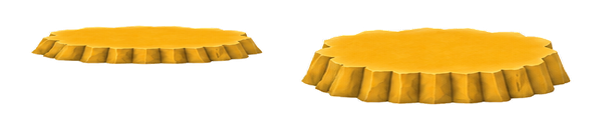
#> input picture addons/beep_game_builder_cs/generated/mountains/low_poly_sandstone/authored_prefabs/modular_front_2_5d/manual_step_plate_sheet.png, 602 x 132 px, given in place of meadow_hill_plate_family_raw.png, which was not available
$ python prepare_low_poly_modular_mountain_families.py
#> lines starting #> are read from the running program, lines starting #| are printed output that depends on the picture; after the words box and inside, x2 and y2 are one past the last pixel; in counts of white or black regions, pixels touching at a corner belong together; pictures that were not available may be replaced by others from this repository, and a replacement may not be noted
#> in build_family, plate_source is the input picture: PIL image 602x132 RGBA; mean R, G, B, A 75.7, 56.7, 17.3, 79.4
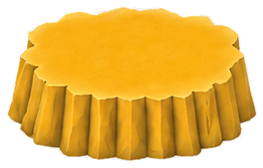
#> input picture addons/beep_game_builder_cs/generated/mountains/low_poly_sandstone/authored_prefabs/modular_front_2_5d/plate_top.png, 263 x 168 px, given in place of meadow_hill_ramp_family_raw.png, which was not available
#> in build_family, ramp_source is the input picture: PIL image 263x168 RGBA; mean R, G, B, A 162.6, 118.7, 27.5, 184.4
### tools/prepare_low_poly_modular_mountain_themes.py
from __future__ import annotations

import json
from pathlib import Path

import cv2
import numpy as np
from PIL import Image, ImageOps

from prepare_low_poly_modular_mountain_prefabs import RAW_DIR, create_one_level_sheet
from prepare_low_poly_transition_prefab import PROJECT_ROOT, create_preview, largest_component


OUTPUT_ROOT = (
    PROJECT_ROOT
    / "addons/beep_game_builder_cs/generated/mountains/low_poly_sandstone/authored_prefabs/modular_themes"
)
CATALOG_PATH = OUTPUT_ROOT / "modular_mountain_theme_catalog.json"
STYLE_ID = "mountain_prefab_1"
STYLE_LABEL = "Mountain Prefab 1"
SMALL_RAMP_WIDTH_RATIO = 0.19
RAMP_RUN_SCALE = 0.72
SOCKET_PROFILES = {
    "grass_granite": {
        "entry_left": (0.230, 0.750), "entry_front": (0.500, 0.840), "entry_right": (0.770, 0.750),
        "level_0_to_1_left": (0.350, 0.440), "level_0_to_1_right": (0.650, 0.440),
        "level_1_to_2_left": (0.380, 0.200), "level_1_to_2_right": (0.620, 0.200),
    },
    "stone": {
        "entry_left": (0.240, 0.750), "entry_front": (0.500, 0.840), "entry_right": (0.760, 0.750),
        "level_0_to_1_left": (0.340, 0.420), "level_0_to_1_right": (0.660, 0.420),
        "level_1_to_2_left": (0.380, 0.180), "level_1_to_2_right": (0.620, 0.180),
    },
}

THEMES = [
    {
        "id": "grass_granite",
        "label": "Grass + Granite",
        "background": "gradient",
        "socket_profile": "grass_granite",
        "three": RAW_DIR / "grass_granite_three_level_pack_raw.png",
        "one": RAW_DIR / "grass_granite_one_level_pack_raw.png",
        "three_boxes": {
            "three_level_wide_no_ramps": (0, 0, 1055, 1024),
            "ramp_left": (1050, 0, 1536, 365),
            "ramp_front": (1110, 310, 1460, 710),
            "ramp_right": (1040, 610, 1536, 1024),
        },
    },
    {
        "id": "grey_rock",
        "label": "Grey Rock",
        "background": "checker",
        "socket_profile": "stone",
        "three": RAW_DIR / "grey_rock_three_level_pack_raw.png",
        "one": RAW_DIR / "grey_rock_one_level_pack_raw.png",
        "three_boxes": {
            "three_level_wide_no_ramps": (0, 0, 910, 971),
            "ramp_left": (900, 0, 1260, 340),
            "ramp_front": (1000, 315, 1170, 640),
            "ramp_right": (895, 620, 1265, 971),
        },
    },
    {
        "id": "volcanic_basalt",
        "label": "Volcanic Basalt",
        "background": "checker",
        "socket_profile": "stone",
        "three": RAW_DIR / "volcanic_basalt_three_level_pack_raw.png",
        "one": RAW_DIR / "volcanic_basalt_one_level_pack_raw.png",
        "three_boxes": {
            "three_level_wide_no_ramps": (0, 0, 910, 971),
            "ramp_left": (900, 0, 1260, 340),
            "ramp_front": (1000, 315, 1170, 640),
            "ramp_right": (895, 620, 1265, 971),
        },
    },
]
ONE_LEVEL_BOX = (0, 0, 1180, 1024)


def fit_width(image: Image.Image, width: int) -> Image.Image:
    height = round(image.height * width / image.width)
    return image.resize((width, height), Image.Resampling.LANCZOS)


def fit_height(image: Image.Image, height: int) -> Image.Image:
    width = round(image.width * height / image.height)
    return image.resize((width, height), Image.Resampling.LANCZOS)


# [6 lines left out: function shorten_ramp_run, not called in this run]


def relative(path: Path) -> str:
    return str(path.relative_to(PROJECT_ROOT)).replace("\\", "/")


def extract_asset(source: Image.Image, box: tuple[int, int, int, int], background: str) -> Image.Image:
#> called with box = (0, 20, 1024, 625), background = 'gradient'
    box = (
        max(0, box[0]),
        max(0, box[1]),
        min(source.width, box[2]),
        min(source.height, box[3]),
    )
#> box = (0, 20, 602, 132)
    rgba_source = source.convert("RGBA")
    crop_rgba = rgba_source.crop(box)
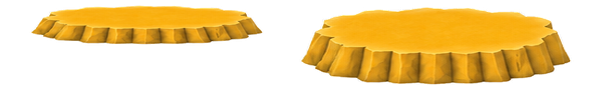
#> crop_rgba: PIL image 602x112 RGBA; mean R, G, B, A 89.2, 66.9, 20.4, 93.6; transparent parts drawn white
    source_alpha = np.asarray(crop_rgba.getchannel("A"), dtype=np.uint8)
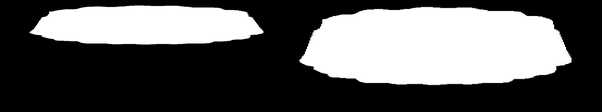
#> source_alpha: shape (112, 602); min 0, max 255, mean 93.6
    if int(source_alpha.min()) < 250:
        foreground = largest_component((source_alpha > 16).astype(np.uint8))
        ys, xs = np.where(foreground)
        if len(xs) == 0:
            raise ValueError(f"No alpha foreground found in crop {box}")
        rgba = np.asarray(crop_rgba, dtype=np.uint8).copy()
        rgba[:, :, 3] = np.where(foreground, source_alpha, 0).astype(np.uint8)
        rgba[rgba[:, :, 3] == 0, :3] = 0
        padding = 8
        left = max(0, int(xs.min()) - padding)
        top = max(0, int(ys.min()) - padding)
        right = min(crop_rgba.width, int(xs.max()) + padding + 1)
        bottom = min(crop_rgba.height, int(ys.max()) + padding + 1)
        return Image.fromarray(rgba, mode="RGBA").crop((left, top, right, bottom))

    crop = crop_rgba.convert("RGB")
    rgb = np.asarray(crop, dtype=np.uint8)

    if background == "checker":
        maximum = rgb.max(axis=2)
        minimum = rgb.min(axis=2)
        neutral_light = (minimum > 214) & ((maximum - minimum) < 24)
        mask = (~neutral_light).astype(np.uint8)
        mask = cv2.morphologyEx(mask, cv2.MORPH_CLOSE, np.ones((5, 5), np.uint8), iterations=2)
    else:
        bgr = cv2.cvtColor(rgb, cv2.COLOR_RGB2BGR)
        grab_mask = np.zeros(rgb.shape[:2], dtype=np.uint8)
        rect = (6, 6, max(1, crop.width - 12), max(1, crop.height - 12))
        background_model = np.zeros((1, 65), np.float64)
        foreground_model = np.zeros((1, 65), np.float64)
        cv2.grabCut(bgr, grab_mask, rect, background_model, foreground_model, 6, cv2.GC_INIT_WITH_RECT)
        mask = np.where(
            (grab_mask == cv2.GC_FGD) | (grab_mask == cv2.GC_PR_FGD),
            1,
            0,
        ).astype(np.uint8)

    foreground = largest_component(mask)
    ys, xs = np.where(foreground)
    if len(xs) == 0:
        raise ValueError(f"No foreground found in crop {box}")

    alpha = np.where(foreground, 255, 0).astype(np.uint8)
    rgba = np.dstack((rgb, alpha))
    rgba[alpha == 0, :3] = 0
    padding = 8
    left = max(0, int(xs.min()) - padding)
    top = max(0, int(ys.min()) - padding)
    right = min(crop.width, int(xs.max()) + padding + 1)
    bottom = min(crop.height, int(ys.max()) + padding + 1)
    return Image.fromarray(rgba, mode="RGBA").crop((left, top, right, bottom))


def point(image: Image.Image, x: float, y: float) -> dict[str, int]:
    return {"x": round(image.width * x), "y": round(image.height * y)}


# [234 lines left out: functions socket, sockets_for_three_level, sockets_for_one_level, compose_assembled_preview, build_theme, main, not called in this run]


# [2 lines that do not run on import are left out]

### tools/prepare_low_poly_transition_prefab.py
from __future__ import annotations

import argparse
import json
from pathlib import Path

import cv2
import numpy as np
from PIL import Image


PROJECT_ROOT = Path(r"C:\Users\f_ald\source\repos\The-Tech-Idea\Beep.Godot")
DEFAULT_INPUT = (
    PROJECT_ROOT
    / "addons/beep_game_builder_cs/generated/mountains/low_poly_sandstone/authored_prefabs/raw/two_level_transition_with_entry_raw.png"
)
DEFAULT_OUTPUT = (
    PROJECT_ROOT
    / "addons/beep_game_builder_cs/generated/mountains/low_poly_sandstone/authored_prefabs"
)


def largest_component(mask: np.ndarray) -> np.ndarray:
    count, labels, stats, _ = cv2.connectedComponentsWithStats(mask.astype(np.uint8), connectivity=8)
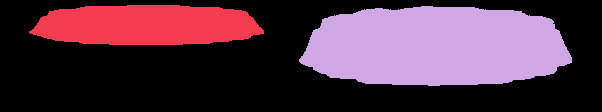
#> labels: shape (112, 602) int32; 3 distinct labels, from 0 to 2; one colour per label, 0 black
#> count = 3; stats = [[0, 0, 602, 112, 41940], [29, 5, 235, 40, 7750], [299, 6, 273, 80, 17734]]
    if count <= 1:
        raise ValueError("No sandstone foreground was detected")
    label = 1 + int(np.argmax(stats[1:, cv2.CC_STAT_AREA]))
#> label = 2
    return labels == label
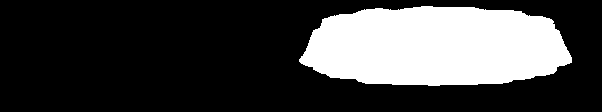
#> returned value: shape (112, 602) bool; 26.3% white; 1 white region, box (x1, y1, x2, y2) and area: (299, 6, 572, 86) 17734


# [24 lines left out: function remove_checkerboard, not called in this run]


def shift_points(points: list[tuple[int, int]], origin: tuple[int, int]) -> list[dict[str, int]]:
    left, top = origin
    return [{"x": x - left, "y": y - top} for x, y in points]


# [135 lines left out: functions create_preview, build, parse_args, main, not called in this run]


# [2 lines that do not run on import are left out]

### tools/prepare_low_poly_modular_mountain_families.py
from __future__ import annotations

import json
from pathlib import Path

from PIL import Image, ImageOps

from prepare_low_poly_modular_mountain_prefabs import RAW_DIR, create_one_level_sheet
from prepare_low_poly_modular_mountain_themes import CATALOG_PATH, OUTPUT_ROOT, extract_asset, relative
from prepare_low_poly_transition_prefab import create_preview


FAMILIES = [
    {
        "id": "meadow_hill",
        "label": "Gentle Meadow Hill",
        "background": "gradient",
    },
    {
        "id": "red_rock_mesa",
        "label": "Red Rock Mesa",
        "background": "gradient",
    },
    {
        "id": "alpine_snow",
        "label": "Alpine Snow",
        "background": "gradient",
    },
]

STYLE_ID = "mountain_prefab_1"
STYLE_LABEL = "Mountain Prefab 1"

PLATE_BOXES = {
    "plate_base": (0, 20, 1024, 625),
    "plate_middle": (40, 590, 984, 1080),
    "plate_top": (130, 1030, 900, 1500),
}

RAMP_BOXES = {
    "entry_left": (0, 0, 625, 470),
    "entry_front": (575, 0, 965, 485),
    "entry_right": (895, 0, 1536, 470),
    "middle_left": (115, 350, 785, 815),
    "middle_right": (745, 350, 1425, 815),
    "upper_left": (245, 675, 825, 1024),
    "upper_right": (720, 675, 1300, 1024),
}

SMALL_RAMP_WIDTH_RATIO = 0.31
RAMP_RUN_SCALE = 0.72


def fit_width(image: Image.Image, width: int) -> Image.Image:
    height = round(image.height * width / image.width)
    return image.resize((width, height), Image.Resampling.LANCZOS)


def fit_height(image: Image.Image, height: int) -> Image.Image:
    width = round(image.width * height / image.height)
    return image.resize((width, height), Image.Resampling.LANCZOS)


# [177 lines left out: functions shorten_ramp_run, pack_sheet, compose_stack, compose_ramp_preview, socket, ramp_module, not called in this run]


def build_family(family: dict[str, str]) -> dict[str, str]:
    family_id = family["id"]
    output = OUTPUT_ROOT / family_id
    output.mkdir(parents=True, exist_ok=True)
    plate_source = Image.open(RAW_DIR / f"{family_id}_plate_family_raw.png")
    ramp_source = Image.open(RAW_DIR / f"{family_id}_ramp_family_raw.png")
    background = family["background"]

    plates = {
        asset_id: extract_asset(plate_source, box, background)
        for asset_id, box in PLATE_BOXES.items()
    }
#> in extract_asset, `ys, xs = np.where(foreground)`: ys = 17734 values from 6 to 85; xs = 17734 values, max 571 at index 11738, min 299 at index 12011, mean 435.7
#> in extract_asset, `rgba[rgba[:, :, 3] == 0, :3] = 0`:
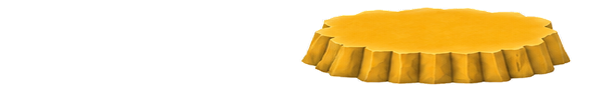
#> rgba: shape (112, 602, 4); mean R, G, B, A 59.4, 43.8, 11.4, 65.4; transparent parts drawn white
#> in extract_asset, `left = max(0, int(xs.min()) - padding)`: left = 291
#> in extract_asset, `top = max(0, int(ys.min()) - padding)`: top = 0
#> in extract_asset, `right = min(crop_rgba.width, int(xs.max()) + padding + 1)`: right = 580
#> in extract_asset, `bottom = min(crop_rgba.height, int(ys.max()) + padding + 1)`: bottom = 94
#> in extract_asset, `return Image.fromarray(rgba, mode="RGBA").crop((left, top, right, bott..`:
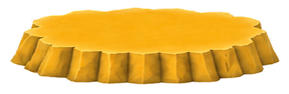
#> returned value: PIL image 289x94 RGBA; mean R, G, B, A 147.3, 108.6, 28.2, 162.4; transparent parts drawn white
    authored_ramps = {
        asset_id: extract_asset(ramp_source, box, background)
        for asset_id, box in RAMP_BOXES.items()
    }
    small_ramp_length = round(plates["plate_top"].width * SMALL_RAMP_WIDTH_RATIO)
    authored_left = authored_ramps["upper_left"]
    if family_id == "alpine_snow":
        authored_left = ImageOps.mirror(authored_left)
    ramp_left = shorten_ramp_run(fit_width(authored_left, small_ramp_length), "left")
    ramps = {
        "ramp_left": ramp_left,
        "ramp_front": shorten_ramp_run(fit_height(authored_ramps["entry_front"], small_ramp_length), "front"),
        "ramp_right": ImageOps.mirror(ramp_left),
    }
    for obsolete_id in RAMP_BOXES:
        (output / f"{obsolete_id}.png").unlink(missing_ok=True)
    for asset_id, image in {**plates, **ramps}.items():
        image.save(output / f"{asset_id}.png", optimize=True)

    stack, assembly = compose_stack(
        plates["plate_base"],
        plates["plate_middle"],
        plates["plate_top"],
    )
    stack_path = output / "three_level_wide_no_ramps.png"
    stack.save(stack_path, optimize=True)
    stack_preview_path = output / "three_level_wide_no_ramps_preview.png"
    create_preview(stack, stack_preview_path)

    plate_sheet_path = output / "mountain_plate_sheet.png"
    plate_regions = pack_sheet(list(plates.items()), plate_sheet_path, columns=2)
    ramp_sheet_path = output / "level_ramp_sheet.png"
    ramp_regions = pack_sheet(list(ramps.items()), ramp_sheet_path, columns=3)
    one_level_sheet_path = output / "one_level_mountain_sheet.png"
    one_level_regions = create_one_level_sheet(
        plates["plate_base"],
        [
            ("ramp_left", ramps["ramp_left"], 1.0),
            ("ramp_front", ramps["ramp_front"], 1.0),
            ("ramp_right", ramps["ramp_right"], 1.0),
        ],
        one_level_sheet_path,
    )

    centers = {item["plate"]: item["center"] for item in assembly}
    base_sockets = [
        socket("entry_left", -1, 0, "left", centers["plate_base"], plates["plate_base"], "ramp_left"),
        socket("entry_front", -1, 0, "front", centers["plate_base"], plates["plate_base"], "ramp_front"),
        socket("entry_right", -1, 0, "right", centers["plate_base"], plates["plate_base"], "ramp_right"),
        socket("level_0_to_1_left", 0, 1, "left", centers["plate_middle"], plates["plate_middle"], "ramp_left"),
        socket("level_0_to_1_right", 0, 1, "right", centers["plate_middle"], plates["plate_middle"], "ramp_right"),
        socket("level_1_to_2_left", 1, 2, "left", centers["plate_top"], plates["plate_top"], "ramp_left"),
        socket("level_1_to_2_right", 1, 2, "right", centers["plate_top"], plates["plate_top"], "ramp_right"),
    ]
    assembled_ramp_preview_path = output / "assembled_with_level_ramps_preview.png"
    compose_ramp_preview(
        plates,
        ramps,
        assembly,
        base_sockets,
        stack.size,
        assembled_ramp_preview_path,
    )
    one_center = {"x": plates["plate_base"].width // 2, "y": plates["plate_base"].height // 2}
    one_sockets = [
        socket("entry_left", -1, 0, "left", one_center, plates["plate_base"], "ramp_left"),
        socket("entry_front", -1, 0, "front", one_center, plates["plate_base"], "ramp_front"),
        socket("entry_right", -1, 0, "right", one_center, plates["plate_base"], "ramp_right"),
    ]

    plate_modules = [
        {
            "id": plate_id,
            "file": relative(output / f"{plate_id}.png"),
            "image_size": [image.width, image.height],
            "walkable": True,
        }
        for plate_id, image in plates.items()
    ]
    ramp_modules = [
        ramp_module(
            ramp_id,
            ramp_id.rsplit("_", 1)[1],
            output / f"{ramp_id}.png",
            ramps[ramp_id],
        )
        for ramp_id in ramps
    ]
    manifest = {
        "schema_version": 2,
        "pack_id": f"modular_front_2_5d_{family_id}",
        "style_id": STYLE_ID,
        "style_label": STYLE_LABEL,
        "theme_id": family_id,
        "theme_label": family["label"],
        "projection": "front_2_5d",
        "plate_modules": plate_modules,
        "base_prefabs": [
            {
                "id": "three_level_wide_no_ramps",
                "display_name": f"{STYLE_LABEL} - {family['label']}",
                "style_id": STYLE_ID,
                "file": relative(stack_path),
                "preview": relative(stack_preview_path),
                "level_count": 3,
                "image_size": [stack.width, stack.height],
                "strict_nested_footprints": True,
                "plate_assembly": assembly,
                "sockets": base_sockets,
            },
            {
                "id": "one_level_wide_no_ramps",
                "display_name": f"{STYLE_LABEL} - {family['label']} (One Level)",
                "style_id": STYLE_ID,
                "file": relative(output / "plate_base.png"),
                "preview": relative(output / "plate_base.png"),
                "level_count": 1,
                "image_size": [plates["plate_base"].width, plates["plate_base"].height],
                "strict_nested_footprints": True,
                "plate_assembly": [
                    {
                        "plate": "plate_base",
                        "level": 0,
                        "center": one_center,
                        "z_index": 0,
                    }
                ],
                "sockets": one_sockets,
            },
        ],
        "ramp_modules": ramp_modules,
        "atlas_sheets": [
            {
                "id": f"mountain_plates_{family_id}",
                "file": relative(plate_sheet_path),
                "transparent": True,
                "regions": plate_regions,
            },
            {
                "id": f"level_ramps_{family_id}",
                "file": relative(ramp_sheet_path),
                "transparent": True,
                "regions": ramp_regions,
            },
            {
                "id": f"one_level_mountain_{family_id}",
                "file": relative(one_level_sheet_path),
                "transparent": True,
                "regions": one_level_regions,
            },
        ],
    }
    manifest_path = output / "modular_mountain_pack_manifest.json"
    manifest_path.write_text(json.dumps(manifest, indent=2) + "\n", encoding="utf-8")
    return {
        "id": family_id,
        "label": family["label"],
        "display_name": f"{STYLE_LABEL} - {family['label']}",
        "style_id": STYLE_ID,
        "style_label": STYLE_LABEL,
        "manifest": relative(manifest_path),
        "three_level_preview": relative(stack_preview_path),
        "assembled_ramp_preview": relative(assembled_ramp_preview_path),
        "plate_sheet": relative(plate_sheet_path),
        "ramp_sheet": relative(ramp_sheet_path),
        "one_level_sheet": relative(one_level_sheet_path),
    }


def main() -> int:
    entries = [build_family(family) for family in FAMILIES]
    existing = {"schema_version": 1, "catalog_id": "modular_front_2_5d_material_themes", "themes": []}
    if CATALOG_PATH.exists():
        existing = json.loads(CATALOG_PATH.read_text(encoding="utf-8"))
    generated_ids = {entry["id"] for entry in entries}
    preserved = [entry for entry in existing.get("themes", []) if entry.get("id") not in generated_ids]
    existing["themes"] = preserved + entries
    CATALOG_PATH.write_text(json.dumps(existing, indent=2) + "\n", encoding="utf-8")
    print(f"Prepared {len(entries)} modular mountain shape families")
    print(f"Catalog: {CATALOG_PATH}")
    return 0


if __name__ == "__main__":
#> (the run stopped early here; a loop or call above may not have finished)
